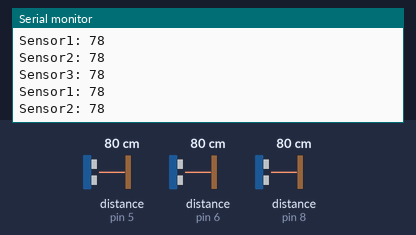
The sketch below on a simulated Arduino Uno, built with avr-gcc and run on an emulated ATmega328P. Shown: the last lines printed to the serial monitor. Wiring (inferred from the names in the program): 3 × ultrasonic range finder: trigger pin 4, echo pin 5 / trigger pin 7, echo pin 8 / trigger pin 9, echo pin 6. The inputs (shaded band) are chosen by the test bench; at power-on: distance to the obstacle (sensors on pin 5, pin 6, pin 8) 80 cm. The echo pulse lasts 58.3 µs per cm.

Above: at 1.2 s.
1.3 s: distance to the obstacle (sensor on pin 5) set to 60 cm
At 1.39 s:
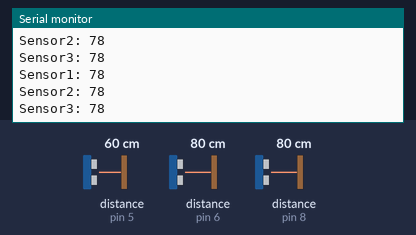
4.3 s: distance to the obstacle (sensor on pin 6) set to 2 cm
At 4.38 s:
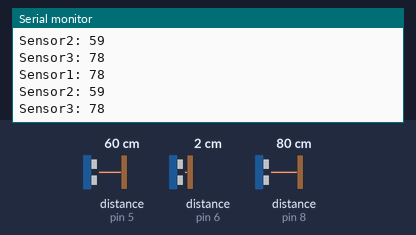
7.3 s: distance to the obstacle (sensor on pin 8) set to 35 cm
At 7.36 s:
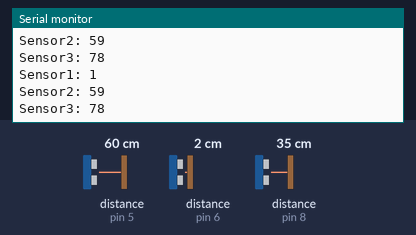
10.3 s: distance to the obstacle (sensor on pin 6) set to 120 cm
At 10.38 s:
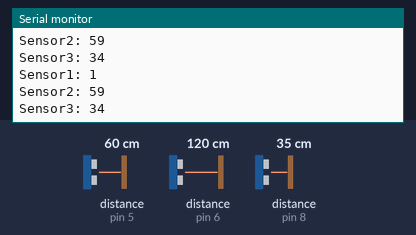
13.3 s: distance to the obstacle (sensor on pin 6) set to 60 cm
At 13.36 s:
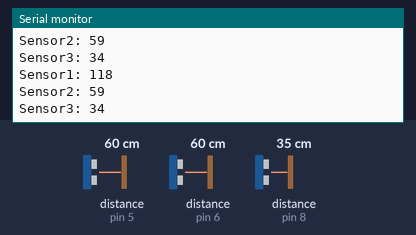
16.3 s: distance to the obstacle (sensor on pin 5) set to 2 cm
At 16.36 s:
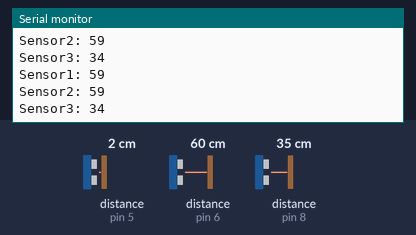
Timing chart, 0 to 18.8 s (numbered marks = the images above; inputs shaded):
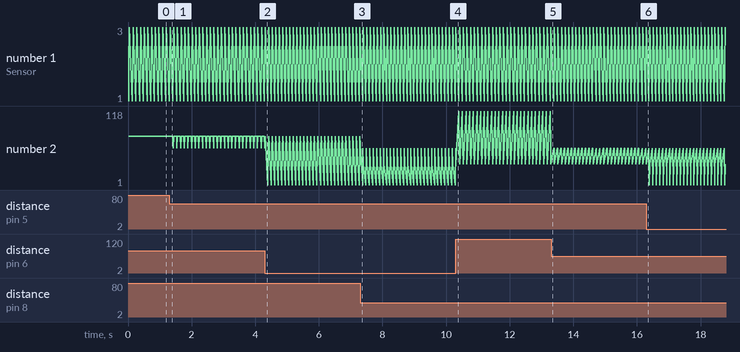

Measured:
- plotted number 2: 78 → 59 after the input at 1.3 s

The sketch:

ultrasonic_sensor_check.ino
```cpp
#define trigPin1 9
#define echoPin1 6
#define trigPin2 4
#define echoPin2 5
#define trigPin3 7
#define echoPin3 8

long duration,distance,Sensor1,Sensor2,Sensor3;


void setup()
{
Serial.begin (9600);
pinMode(trigPin1, OUTPUT);
pinMode(echoPin1, INPUT);
pinMode(trigPin2, OUTPUT);
pinMode(echoPin2, INPUT);
pinMode(trigPin3, OUTPUT);
pinMode(echoPin3, INPUT);
}

void loop()
 {
SonarSensor(trigPin1, echoPin1);
Sensor1 = distance;
SonarSensor(trigPin2, echoPin2);
Sensor2 = distance;
SonarSensor(trigPin3, echoPin3);
Sensor3 = distance;

Serial.println();
Serial.print("Sensor1: ");
Serial.println(Sensor1);
Serial.print("Sensor2: ");
Serial.println(Sensor2);
Serial.print("Sensor3: ");
Serial.println(Sensor3);
Serial.println();

delay(100);
 }

void SonarSensor(int trigPin,int echoPin)
{
digitalWrite(trigPin, LOW);
delayMicroseconds(2);
digitalWrite(trigPin, HIGH);
delayMicroseconds(10);
digitalWrite(trigPin, LOW);
duration = pulseIn(echoPin, HIGH);
distance = duration*0.034/2;
}
```
